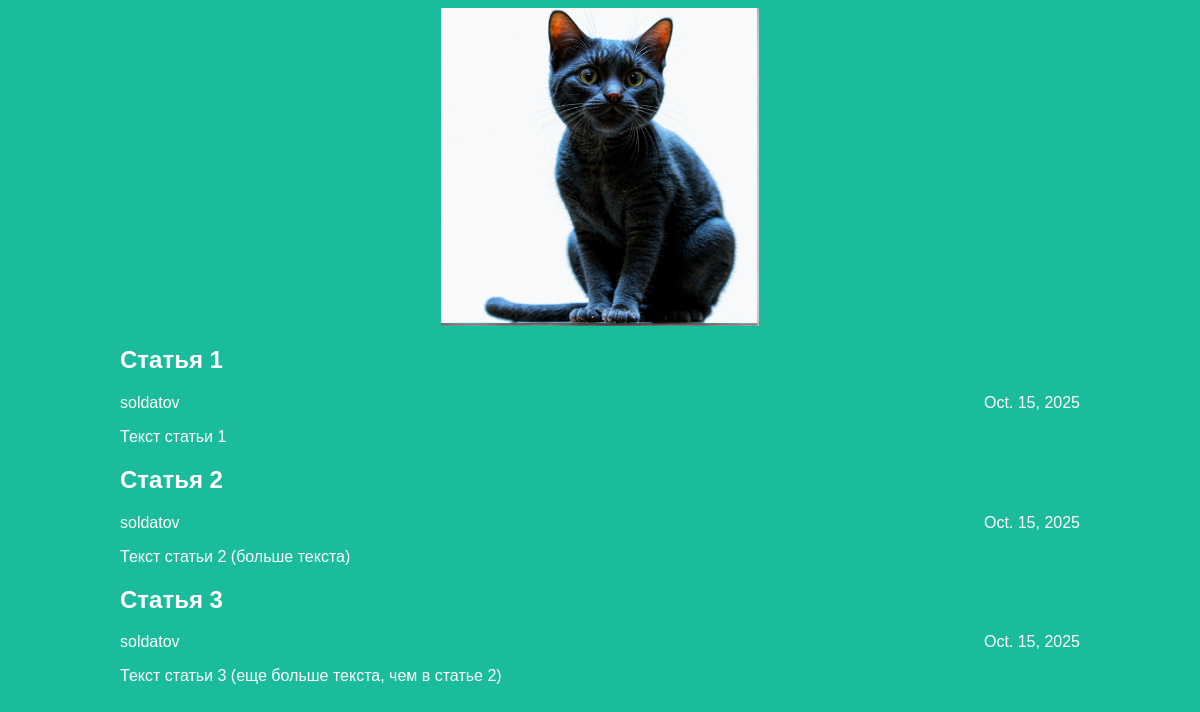
The page / on the database its author committed.
### articles/models.py (models this page shows, shortened)
class Article(models.Model):
    title = models.CharField(max_length=200)
    author = models.ForeignKey(User, on_delete=models.CASCADE)
    text = models.TextField()
    created_date = models.DateField(auto_now_add=True)
    def get_excerpt(self):
        return self.text[:140] + "..." if len(self.text) > 140 else self.text

### articles/views.py (the view)
# urls.py: path('', views.archive, name='archive'),
def archive(request):
    return render(request, 'archive.html', {"posts": Article.objects.all()})

### articles/templates/archive.html (shortened to what this page needs)
<!DOCTYPE html>
<html>
<head>
    {% load static %}
    <link rel="stylesheet" href="{% static 'css/article.css' %}">
</head>
<body class="archive">
<div class="header">
    <img src="{% static 'img/logo.png' %}" alt="Логотип">
</div>
<div class="archive">
    {% for post in posts %}
    <div class="one-post">
        <h2 class="post-title">
            <a href="{% url 'get_article' article_id=post.id %}">{{ post.title }}</a>
        </h2>
        <div class="article-info">
            <div class="article-author">{{ post.author.username }}</div>
            <div class="article-created-date">{{ post.created_date }}</div>
        </div>
        <p class="article-text">{{ post.get_excerpt }}</p>
    </div>
    {% endfor %}
</div>
</body>
</html>

### articles/static/css/article.css (style rules this page uses)
body { background: #1abc9c; font-family: Tahoma, Arial, sans-serif; color: #ffffff; }
.header img { display: block; width: 318px; margin-left: auto; margin-right: auto; }
.archive { width: 960px; margin-left: auto; margin-right: auto; }
.post-title a { color: #ffffff; text-decoration: none; }
.article-author { width: 50%; float: left; }
.article-created-date { text-align: right; }

### rows shown on the page
Article: title "Статья 1", author.username "soldatov", created_date "Oct. 15, 2025", get_excerpt "Текст статьи 1"
Article: title "Статья 2", author.username "soldatov", created_date "Oct. 15, 2025", get_excerpt "Текст статьи 2 (больше текста)"
Article: title "Статья 3", author.username "soldatov", created_date "Oct. 15, 2025", get_excerpt "Текст статьи 3 (еще больше текста, чем в статье 2)"
